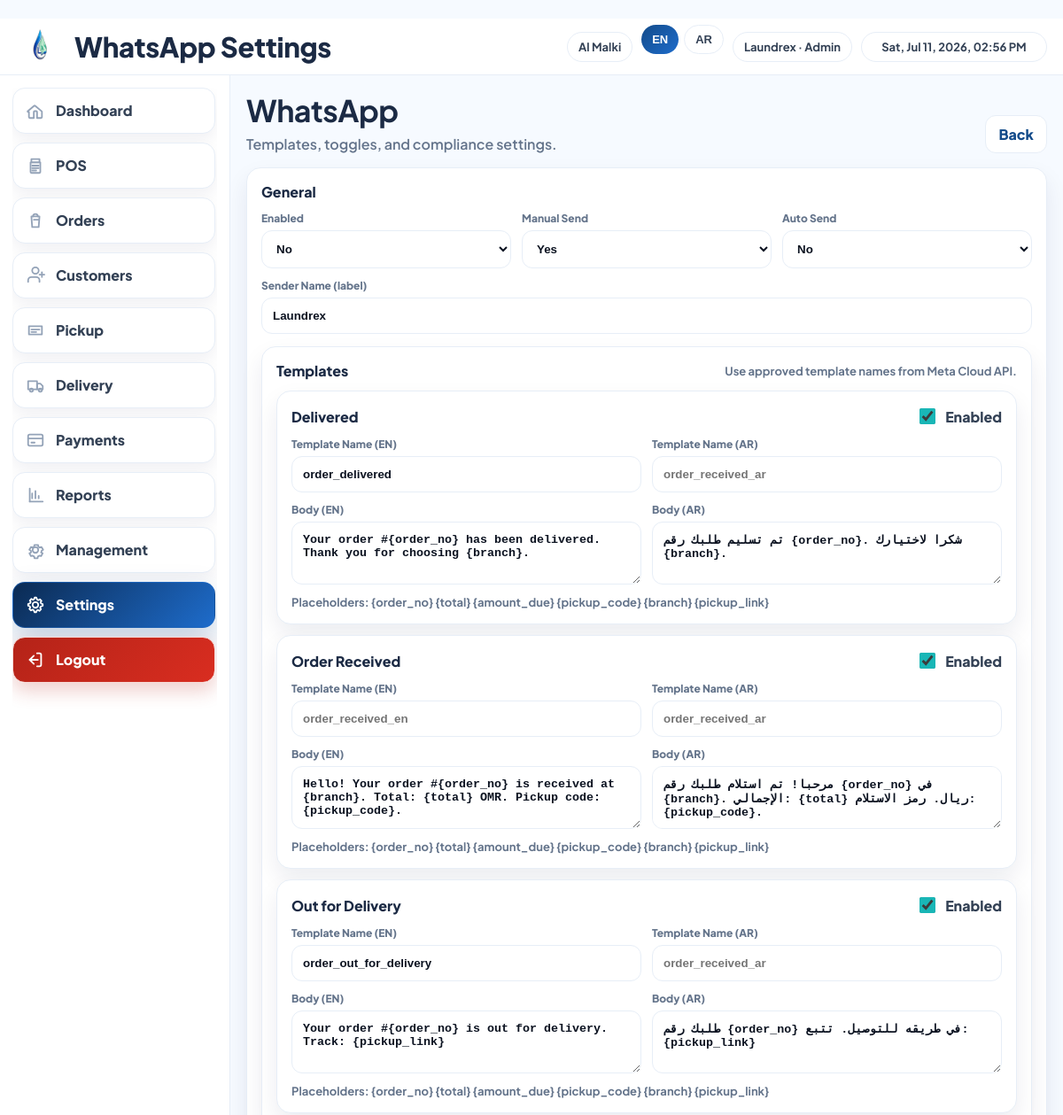
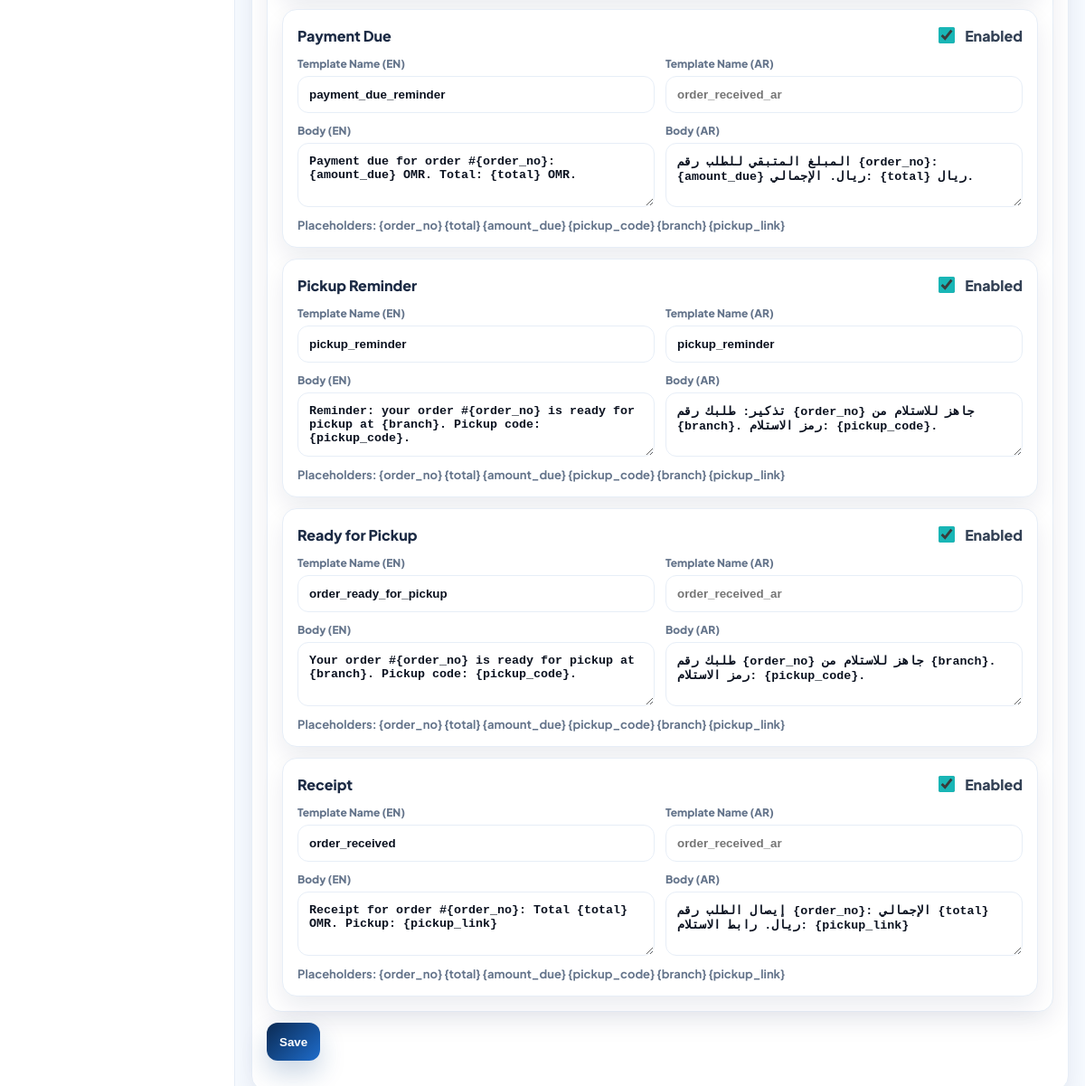
/settings/whatsapp/ (signed in), run on the app's committed database (2 pictures, top to bottom).
### apps/management/models.py (models this page shows, shortened)
class Branch(models.Model):
	code = models.CharField(max_length=40, unique=True)
	name = models.CharField(max_length=120)
	name_ar = models.CharField(max_length=120, blank=True, default="")
	active = models.BooleanField(default=True)
	address = models.CharField(max_length=255, blank=True, default="")
	address_ar = models.CharField(max_length=255, blank=True, default="")
	phone = models.CharField(max_length=40, blank=True, default="")
	tax_rate = models.DecimalField(max_digits=5, decimal_places=2, default=0)
	allow_discounts = models.BooleanField(default=True)
	max_discount_percent = models.DecimalField(max_digits=5, decimal_places=2, default=30)
	receipt_header = models.CharField(max_length=255, blank=True, default="")
	receipt_footer = models.CharField(max_length=255, blank=True, default="")
	receipt_footer_ar = models.CharField(max_length=255, blank=True, default="")
	receipt_logo = models.FileField(upload_to="branch_receipt_logos/", blank=True, null=True)
	cr_number = models.CharField(max_length=120, blank=True, default="")
	vat_number = models.CharField(max_length=120, blank=True, default="")
	printer_name = models.CharField(max_length=120, blank=True, default="")
	receipt_copies = models.PositiveIntegerField(default=1)
	receipt_template = models.CharField(max_length=10, default="80mm")
	delivery_slot_templates = models.TextField(blank=True, default="")

### apps/settings_app/models.py (models this page shows, shortened)
class WhatsAppSettings(models.Model):
	enabled = models.BooleanField(default=False)
	sender_name = models.CharField(max_length=120, blank=True, default="")
	allow_manual_send = models.BooleanField(default=True)
	allow_auto_send = models.BooleanField(default=False)

class WhatsAppTemplate(models.Model):
	key = models.CharField(max_length=40, unique=True)
	name = models.CharField(max_length=120)
	enabled = models.BooleanField(default=True)
	template_name_en = models.CharField(max_length=120, blank=True, default="")
	template_name_ar = models.CharField(max_length=120, blank=True, default="")
	body_en = models.TextField(blank=True, default="")
	body_ar = models.TextField(blank=True, default="")

### apps/settings_app/views.py (the view, shortened to what this page needs)
# urls.py: path("whatsapp/", views.whatsapp_settings, name="whatsapp"),
@login_required
@permission_required("orders.can_manage_staff", raise_exception=True)
def whatsapp_settings(request):
    settings_obj, _ = WhatsAppSettings.objects.get_or_create(id=1)
    templates = WhatsAppTemplate.objects.all().order_by("name")
    return render(request, "settings/whatsapp.html", {
        "settings_obj": settings_obj,
        "templates": templates,
    })

### templates/settings/whatsapp.html (shortened to what this page needs)
{% extends "base_app.html" %}
{% load static i18n %}
{% block topbar_title %}{% trans "WhatsApp Settings" %}{% endblock %}
{% block head %}
<link rel="stylesheet" href="{% static 'css/settings.css' %}">
{% endblock %}
{% block content %}
<div class="head">
  <div>
    <h1 class="h1">{% trans "WhatsApp" %}</h1>
    <p class="sub">{% trans "Templates, toggles, and compliance settings." %}</p>
  </div>
  <div class="actions">
    <a class="btn btn-outline" href="{% url 'settings_app:home' %}">{% trans "Back" %}</a>
  </div>
</div>
<div class="card" style="margin-bottom:14px;">
  <div class="card-head">
    <h2 class="card-title">{% trans "General" %}</h2>
  </div>
  <form method="post" class="pay-form">
    <div class="form-row">
      <div class="field grow">
        <label>{% trans "Enabled" %}</label>
        <select name="enabled">
          <option value="0" {% if not settings_obj.enabled %}selected{% endif %}>{% trans "No" %}</option>
        </select>
      </div>
      <div class="field grow">
        <label>{% trans "Manual Send" %}</label>
        <select name="allow_manual_send">
          <option value="1" {% if settings_obj.allow_manual_send %}selected{% endif %}>{% trans "Yes" %}</option>
        </select>
      </div>
      <div class="field grow">
        <label>{% trans "Auto Send" %}</label>
        <select name="allow_auto_send">
          <option value="0" {% if not settings_obj.allow_auto_send %}selected{% endif %}>{% trans "No" %}</option>
        </select>
      </div>
      <div class="field grow">
        <label>{% trans "Sender Name (label)" %}</label>
        <input name="sender_name" value="{{ settings_obj.sender_name }}" />
      </div>
    </div>
    <div class="card" style="margin-top:14px;">
      <div class="card-head">
        <h2 class="card-title">{% trans "Templates" %}</h2>
        <span class="muted">{% trans "Use approved template names from Meta Cloud API." %}</span>
      </div>
      {% for t in templates %}
      <div class="card" style="margin-top:12px;">
        <div class="card-head">
          <h3 class="card-title">{{ t.name }}</h3>
          <label class="check-inline">
            <input type="checkbox" name="tpl_{{ t.id }}_enabled" value="1" {% if t.enabled %}checked{% endif %} />
            {% trans "Enabled" %}
          </label>
        </div>
        <div class="form-row">
          <div class="field grow">
            <label>{% trans "Template Name (EN)" %}</label>
            <input name="tpl_{{ t.id }}_template_name_en" value="{{ t.template_name_en }}" placeholder="{% trans "order_received_en" %}" />
          </div>
          <div class="field grow">
            <label>{% trans "Template Name (AR)" %}</label>
            <input name="tpl_{{ t.id }}_template_name_ar" value="{{ t.template_name_ar }}" placeholder="{% trans "order_received_ar" %}" />
          </div>
        </div>
        <div class="form-row">
          <div class="field grow">
            <label>{% trans "Body (EN)" %}</label>
            <textarea name="tpl_{{ t.id }}_body_en" rows="3">{{ t.body_en }}</textarea>
          </div>
          <div class="field grow">
            <label>{% trans "Body (AR)" %}</label>
            <textarea name="tpl_{{ t.id }}_body_ar" rows="3">{{ t.body_ar }}</textarea>
          </div>
        </div>
        <div class="muted">{% trans "Placeholders: {order_no} {total} {amount_due} {pickup_code} {branch} {pickup_link}" %}</div>
      </div>
      {% endfor %}
    </div>
    <div class="mini-actions" style="margin-top:12px;">
      <button class="btn btn-primary" type="submit">{% trans "Save" %}</button>
    </div>
  </form>
</div>
{% endblock %}

### templates/base_app.html (shortened to what this page needs)
﻿{% load static i18n %}
{% get_current_language as LANGUAGE_CODE %}
<!doctype html>
<html lang="{{ LANGUAGE_CODE }}" dir="{% if LANGUAGE_CODE == 'ar' %}rtl{% else %}ltr{% endif %}">
<head>
  <link rel="stylesheet" href="{% static 'css/app.css' %}">
  {% block head %}{% endblock %}
</head>
<body dir="{% if LANGUAGE_CODE == 'ar' %}rtl{% else %}ltr{% endif %}">
  <div class="app-shell">
    <header class="topbar">
      <div class="topbar-left">
        <img class="topbar-logo" src="{% static 'assets/laundrex-logo-icon.svg' %}" alt="Laundrex">
        <span class="topbar-title">{% block topbar_title %}Laundrex{% endblock %}</span>
      </div>
      <div class="topbar-right">
        <span class="chip">{{ active_business_name }}</span>
        <form method="post" action="{% url 'accounts:set_language' %}" class="lang-form">
          <button class="chip {% if LANGUAGE_CODE == 'en' %}active{% endif %}" name="lang" value="en" type="submit">EN</button>
          <button class="chip {% if LANGUAGE_CODE == 'ar' %}active{% endif %}" name="lang" value="ar" type="submit">{% if LANGUAGE_CODE == 'ar' %}عربي{% else %}AR{% endif %}</button>
        </form>
        <span class="chip">{{ request.user.username|capfirst }} · {{ active_user_role }}</span>
        <span class="chip" id="topbar-datetime" data-lang="{{ LANGUAGE_CODE }}"></span>
      </div>
    </header>
    <div class="app-body">
      <aside class="sidebar">
        <div class="sidebar-nav">
        <a class="nav-card {% if request.resolver_match.namespace == 'core' %}active{% endif %}"
           href="{% url 'core:home' %}">
          <span class="nav-ico" aria-hidden="true">
            <svg viewBox="0 0 24 24" fill="none">
              <path d="M4 13.5V20a1 1 0 0 0 1 1h5v-7.5a1 1 0 0 1 1-1h2a1 1 0 0 1 1 1V21h5a1 1 0 0 0 1-1v-6.5a1 1 0 0 0-.35-.76l-8-6.8a1 1 0 0 0-1.3 0l-8 6.8A1 1 0 0 0 4 13.5Z"
                    stroke="currentColor" stroke-width="2" stroke-linejoin="round"/>
            </svg>
          </span>
          <span class="nav-text">{% trans "Dashboard" %}</span>
        </a>
        <a class="nav-card {% if request.resolver_match.namespace == 'pos' %}active{% endif %}"
           href="{% url 'pos:new_order' %}">
          <span class="nav-ico" aria-hidden="true">
          </span>
          <span class="nav-text">{% trans "POS" %}</span>
        </a>
        <a class="nav-card "
           href="{% url 'orders:list' %}">
          <span class="nav-ico" aria-hidden="true">
            <svg viewBox="0 0 24 24" fill="none">
              <path d="M7 7h10l-1 13H8L7 7Z" stroke="currentColor" stroke-width="2" stroke-linejoin="round"/>
              <path d="M9 7a3 3 0 1 1 6 0" stroke="currentColor" stroke-width="2" stroke-linecap="round"/>
              <path d="M10 11h6" stroke="currentColor" stroke-width="2" stroke-linecap="round"/>
            </svg>
          </span>
          <span class="nav-text">{% trans "Orders" %}</span>
        </a>
        <a class="nav-card {% if request.resolver_match.url_name == 'customers' or request.resolver_match.url_name == 'customer_detail' %}active{% endif %}"
           href="{% url 'orders:customers' %}">
          <span class="nav-ico" aria-hidden="true">
          </span>
          <span class="nav-text">{% trans "Customers" %}</span>
        </a>
        <a class="nav-card {% if request.resolver_match.url_name == 'pickup' %}active{% endif %}"
           href="{% url 'orders:pickup' %}">
          <span class="nav-ico" aria-hidden="true">
            <svg viewBox="0 0 24 24" fill="none">
              <path d="M4 7h16v10H4V7Z" stroke="currentColor" stroke-width="2" stroke-linejoin="round"/>
              <path d="M7 11h10M7 14h6" stroke="currentColor" stroke-width="2" stroke-linecap="round"/>
            </svg>
          </span>
          <span class="nav-text">{% trans "Pickup" %}</span>
        </a>
        {% if perms.orders.can_manage_delivery %}
        <a class="nav-card {% if request.resolver_match.url_name == 'delivery_list' or request.resolver_match.url_name == 'delivery_detail' %}active{% endif %}"
           href="{% url 'orders:delivery_list' %}">
          <span class="nav-ico" aria-hidden="true">
          </span>
          <span class="nav-text">{% trans "Delivery" %}</span>
        </a>
        {% endif %}
        {% if perms.orders.can_view_reports or perms.orders.can_manage_staff %}
        <a class="nav-card {% if request.resolver_match.namespace == 'payments' %}active{% endif %}"
           href="{% url 'payments:list' %}">
          <span class="nav-ico" aria-hidden="true">
          </span>
          <span class="nav-text">{% trans "Payments" %}</span>
        </a>
        {% endif %}
        {% if perms.orders.can_view_reports %}
        <a class="nav-card {% if request.resolver_match.namespace == 'reports' %}active{% endif %}"
           href="{% url 'reports:home' %}">
          <span class="nav-ico" aria-hidden="true">
            <svg viewBox="0 0 24 24" fill="none">
              <path d="M5 20V4" stroke="currentColor" stroke-width="2" stroke-linecap="round"/>
              <path d="M5 20h16" stroke="currentColor" stroke-width="2" stroke-linecap="round"/>
              <path d="M8 16v-6M12 16v-9M16 16v-3" stroke="currentColor" stroke-width="2" stroke-linecap="round"/>
            </svg>
          </span>
          <span class="nav-text">{% trans "Reports" %}</span>
        </a>
        {% endif %}
        {% if perms.orders.can_manage_staff %}
        <a class="nav-card {% if request.resolver_match.namespace == 'management' %}active{% endif %}"
           href="{% url 'management:home' %}">
          <span class="nav-ico" aria-hidden="true">
          </span>
          <span class="nav-text">{% trans "Management" %}</span>
        </a>
        {% endif %}
        {% if perms.orders.can_edit_catalog or perms.orders.can_manage_staff %}
        <a class="nav-card {% if request.resolver_match.namespace == 'settings_app' %}active{% endif %}"
           href="{% url 'settings_app:home' %}">
          <span class="nav-ico" aria-hidden="true">
          </span>
          <span class="nav-text">{% trans "Settings" %}</span>
        </a>
        {% endif %}
        <a class="nav-card logout-card" href="{% url 'accounts:logout' %}">
          <span class="nav-ico" aria-hidden="true">
          </span>
          <span class="nav-text">{% trans "Logout" %}</span>
        </a>
        </div>
      </aside>
      <main class="content">
        {% block content %}{% endblock %}
      </main>
    </div>
  </div>
</body>
</html>

### data on the page
Branch: name "Al Malki"
WhatsAppSettings: enabled "No", allow_manual_send "Yes", allow_auto_send "No", sender_name "Laundrex"
WhatsAppTemplate: name "Delivered", enabled "☑", template_name_en "order_delivered", id "Your order #{order_no} has been delivered. Thank you for choosing {branch}.", id "تم تسليم طلبك رقم {order_no}. شكرا لاختيارك {branch}."
WhatsAppTemplate: name "Order Received", enabled "☑", id "Hello! Your order #{order_no} is received at {branch}. Total: {total} OMR. Pickup code: {pickup_code}.", id "مرحبا! تم استلام طلبك رقم {order_no} في {branch}. الإجمالي: {total} ريال. رمز الاستلام: {pickup_code}."
WhatsAppTemplate: name "Out for Delivery", enabled "☑", template_name_en "order_out_for_delivery", id "Your order #{order_no} is out for delivery. Track: {pickup_link}", id "طلبك رقم {order_no} في طريقه للتوصيل. تتبع: {pickup_link}"
WhatsAppTemplate: name "Payment Due", enabled "☑", template_name_en "payment_due_reminder", id "Payment due for order #{order_no}: {amount_due} OMR. Total: {total} OMR.", id "المبلغ المتبقي للطلب رقم {order_no}: {amount_due} ريال. الإجمالي: {total} ريال."
WhatsAppTemplate: name "Pickup Reminder", enabled "☑", template_name_en "pickup_reminder", template_name_ar "pickup_reminder", id "Reminder: your order #{order_no} is ready for pickup at {branch}. Pickup code: {pickup_code}.", id "تذكير: طلبك رقم {order_no} جاهز للاستلام من {branch}. رمز الاستلام: {pickup_code}."
WhatsAppTemplate: name "Ready for Pickup", enabled "☑", template_name_en "order_ready_for_pickup", id "Your order #{order_no} is ready for pickup at {branch}. Pickup code: {pickup_code}.", id "طلبك رقم {order_no} جاهز للاستلام من {branch}. رمز الاستلام: {pickup_code}."
WhatsAppTemplate: name "Receipt", enabled "☑", template_name_en "order_received", id "Receipt for order #{order_no}: Total {total} OMR. Pickup: {pickup_link}", id "إيصال الطلب رقم {order_no}: الإجمالي {total} ريال. رابط الاستلام: {pickup_link}"

### other printed values
{{ request.user.username|capfirst }} "Laundrex"
{{ active_user_role }} "Admin"
